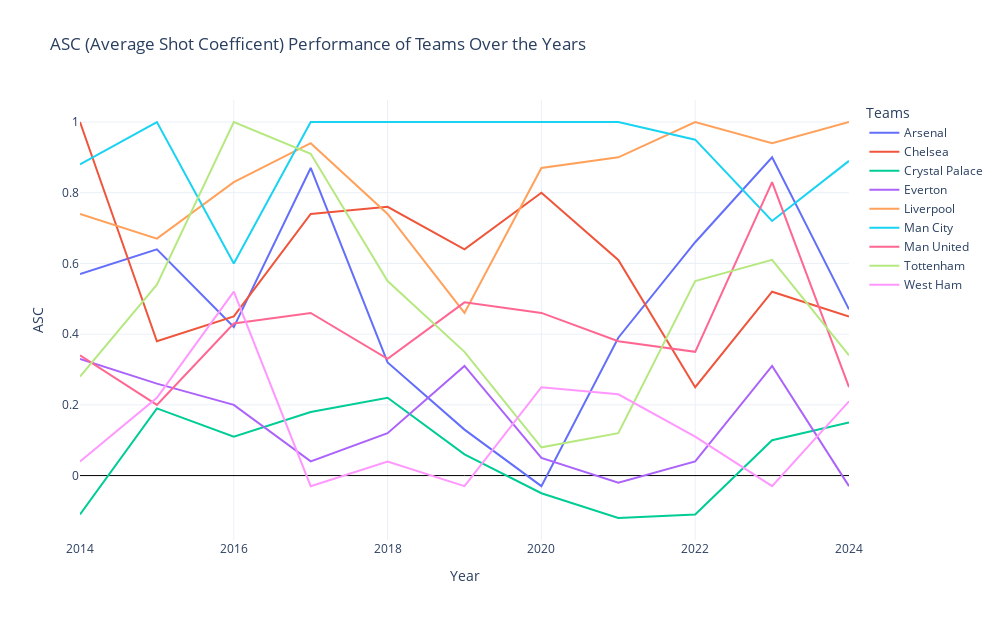

Write notebook code for a chart like this one.
### Code cell
fig = px.line(
    every_season_DF, 
    x="Year", 
    y="ASC", 
    color="Team",
    markers=False, 
    title="ASC (Average Shot Coefficent) Performance of Teams Over the Years"
)

fig.update_layout(
    height=620,
    width=1000,
    xaxis_title="Year",
    yaxis_title="ASC",
    yaxis=dict(zeroline=True, zerolinewidth=1, zerolinecolor="black"),
    legend_title="Teams",
    template="plotly_white",
)

fig.show()

### Figure 1 — Plotly figure (JSON) as saved in the notebook; plotly's stock layout.template omitted (floating-point values rounded to 4 significant figures)
{"data": [{"hovertemplate": "Team=Arsenal<br>Year=%{x}<br>ASC=%{y}<extra></extra>", "legendgroup": "Arsenal", "line": {"color": "#636efa", "dash": "solid"}, "marker": {"symbol": "circle"}, "mode": "lines", "name": "Arsenal", "orientation": "v", "showlegend": true, "type": "scatter", "x": [2014, 2015, 2016, 2017, 2018, 2019, 2020, 2021, 2022, 2023, 2024], "xaxis": "x", "y": [0.57, 0.64, 0.42, 0.87, 0.32, 0.13, -0.03, 0.39, 0.66, 0.9, 0.47], "yaxis": "y"}, {"hovertemplate": "Team=Chelsea<br>Year=%{x}<br>ASC=%{y}<extra></extra>", "legendgroup": "Chelsea", "line": {"color": "#EF553B", "dash": "solid"}, "marker": {"symbol": "circle"}, "mode": "lines", "name": "Chelsea", "orientation": "v", "showlegend": true, "type": "scatter", "x": [2014, 2015, 2016, 2017, 2018, 2019, 2020, 2021, 2022, 2023, 2024], "xaxis": "x", "y": [1.0, 0.38, 0.45, 0.74, 0.76, 0.64, 0.8, 0.61, 0.25, 0.52, 0.45], "yaxis": "y"}, {"hovertemplate": "Team=Crystal Palace<br>Year=%{x}<br>ASC=%{y}<extra></extra>", "legendgroup": "Crystal Palace", "line": {"color": "#00cc96", "dash": "solid"}, "marker": {"symbol": "circle"}, "mode": "lines", "name": "Crystal Palace", "orientation": "v", "showlegend": true, "type": "scatter", "x": [2014, 2015, 2016, 2017, 2018, 2019, 2020, 2021, 2022, 2023, 2024], "xaxis": "x", "y": [-0.11, 0.19, 0.11, 0.18, 0.22, 0.06, -0.05, -0.12, -0.11, 0.1, 0.15], "yaxis": "y"}, {"hovertemplate": "Team=Everton<br>Year=%{x}<br>ASC=%{y}<extra></extra>", "legendgroup": "Everton", "line": {"color": "#ab63fa", "dash": "solid"}, "marker": {"symbol": "circle"}, "mode": "lines", "name": "Everton", "orientation": "v", "showlegend": true, "type": "scatter", "x": [2014, 2015, 2016, 2017, 2018, 2019, 2020, 2021, 2022, 2023, 2024], "xaxis": "x", "y": [0.33, 0.26, 0.2, 0.04, 0.12, 0.31, 0.05, -0.02, 0.04, 0.31, -0.03], "yaxis": "y"}, {"hovertemplate": "Team=Liverpool<br>Year=%{x}<br>ASC=%{y}<extra></extra>", "legendgroup": "Liverpool", "line": {"color": "#FFA15A", "dash": "solid"}, "marker": {"symbol": "circle"}, "mode": "lines", "name": "Liverpool", "orientation": "v", "showlegend": true, "type": "scatter", "x": [2014, 2015, 2016, 2017, 2018, 2019, 2020, 2021, 2022, 2023, 2024], "xaxis": "x", "y": [0.74, 0.67, 0.83, 0.94, 0.74, 0.46, 0.87, 0.9, 1.0, 0.94, 1.0], "yaxis": "y"}, {"hovertemplate": "Team=Man City<br>Year=%{x}<br>ASC=%{y}<extra></extra>", "legendgroup": "Man City", "line": {"color": "#19d3f3", "dash": "solid"}, "marker": {"symbol": "circle"}, "mode": "lines", "name": "Man City", "orientation": "v", "showlegend": true, "type": "scatter", "x": [2014, 2015, 2016, 2017, 2018, 2019, 2020, 2021, 2022, 2023, 2024], "xaxis": "x", "y": [0.88, 1.0, 0.6, 1.0, 1.0, 1.0, 1.0, 1.0, 0.95, 0.72, 0.89], "yaxis": "y"}, {"hovertemplate": "Team=Man United<br>Year=%{x}<br>ASC=%{y}<extra></extra>", "legendgroup": "Man United", "line": {"color": "#FF6692", "dash": "solid"}, "marker": {"symbol": "circle"}, "mode": "lines", "name": "Man United", "orientation": "v", "showlegend": true, "type": "scatter", "x": [2014, 2015, 2016, 2017, 2018, 2019, 2020, 2021, 2022, 2023, 2024], "xaxis": "x", "y": [0.34, 0.2, 0.43, 0.46, 0.33, 0.49, 0.46, 0.38, 0.35, 0.83, 0.25], "yaxis": "y"}, {"hovertemplate": "Team=Tottenham<br>Year=%{x}<br>ASC=%{y}<extra></extra>", "legendgroup": "Tottenham", "line": {"color": "#B6E880", "dash": "solid"}, "marker": {"symbol": "circle"}, "mode": "lines", "name": "Tottenham", "orientation": "v", "showlegend": true, "type": "scatter", "x": [2014, 2015, 2016, 2017, 2018, 2019, 2020, 2021, 2022, 2023, 2024], "xaxis": "x", "y": [0.28, 0.54, 1.0, 0.91, 0.55, 0.35, 0.08, 0.12, 0.55, 0.61, 0.34], "yaxis": "y"}, {"hovertemplate": "Team=West Ham<br>Year=%{x}<br>ASC=%{y}<extra></extra>", "legendgroup": "West Ham", "line": {"color": "#FF97FF", "dash": "solid"}, "marker": {"symbol": "circle"}, "mode": "lines", "name": "West Ham", "orientation": "v", "showlegend": true, "type": "scatter", "x": [2014, 2015, 2016, 2017, 2018, 2019, 2020, 2021, 2022, 2023, 2024], "xaxis": "x", "y": [0.04, 0.22, 0.52, -0.03, 0.04, -0.03, 0.25, 0.23, 0.11, -0.03, 0.21], "yaxis": "y"}], "layout": {"height": 620, "legend": {"title": {"text": "Teams"}, "tracegroupgap": 0}, "title": {"text": "ASC (Average Shot Coefficent) Performance of Teams Over the Years"}, "width": 1000, "xaxis": {"anchor": "y", "domain": [0, 1], "title": {"text": "Year"}}, "yaxis": {"anchor": "x", "domain": [0, 1], "title": {"text": "ASC"}, "zeroline": true, "zerolinecolor": "black", "zerolinewidth": 1}}}
